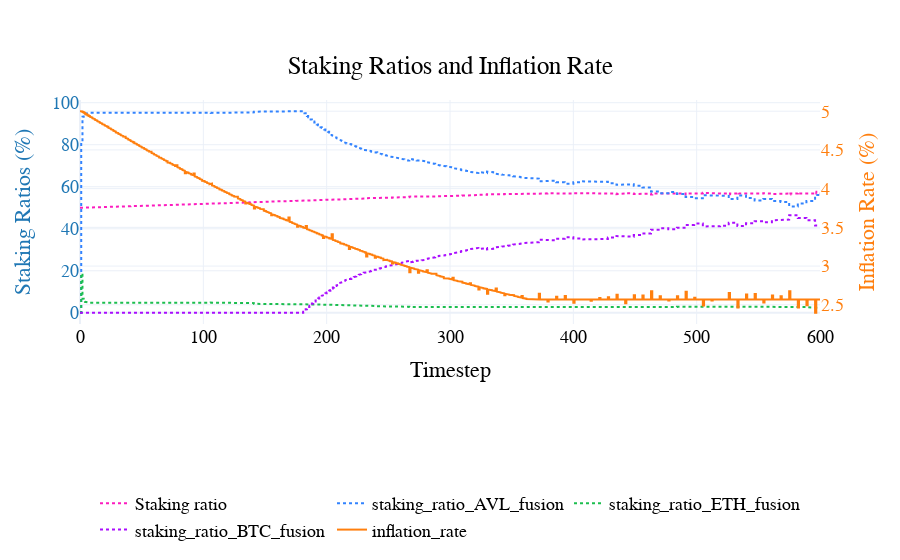

Source (notebook cell):
### Code cell
fig= visualizations.plot_staking_ratio_inflation_rate(
    df,
    assets=['AVL', 'ETH', 'BTC']
)
pio.show(fig)

### Figure 1 — Plotly figure (JSON) as saved in the notebook; plotly's stock layout.template omitted (floating-point values rounded to 4 significant figures; data arrays with more than 128 entries replaced by an {"elided": "..."} marker saying what was removed)
{"data": [{"line": {"color": "#FC1CBF", "dash": "dot"}, "name": "Staking ratio", "type": "scatter", "x": {"elided": "4201 int values"}, "y": {"elided": "4201 float values"}, "yaxis": "y"}, {"line": {"color": "#3283FE", "dash": "dot"}, "name": "staking_ratio_AVL_fusion", "type": "scatter", "x": {"elided": "4201 int values"}, "y": {"elided": "4201 float values"}, "yaxis": "y"}, {"line": {"color": "#1CBE4F", "dash": "dot"}, "name": "staking_ratio_ETH_fusion", "type": "scatter", "x": {"elided": "4201 int values"}, "y": {"elided": "4201 float values"}, "yaxis": "y"}, {"line": {"color": "#AA0DFE", "dash": "dot"}, "name": "staking_ratio_BTC_fusion", "type": "scatter", "x": {"elided": "4201 int values"}, "y": {"elided": "4201 float values"}, "yaxis": "y"}, {"line": {"color": "#ff7f0e", "dash": "solid"}, "name": "inflation_rate", "type": "scatter", "x": {"elided": "4201 int values"}, "y": {"elided": "4201 float values"}, "yaxis": "y2"}], "layout": {"font": {"color": "black", "family": "Arial", "size": 18}, "hovermode": "x unified", "legend": {"orientation": "h", "x": 0.5, "xanchor": "center", "y": -1, "yanchor": "bottom"}, "paper_bgcolor": "rgba(255, 255, 255, 1)", "plot_bgcolor": "rgba(255, 255, 255, 1)", "title": {"text": "Staking Ratios and Inflation Rate", "x": 0.5, "xanchor": "center", "y": 0.9, "yanchor": "top"}, "xaxis": {"title": {"text": "Timestep"}}, "yaxis": {"tickfont": {"color": "#1f77b4"}, "title": {"font": {"color": "#1f77b4"}, "text": "Staking Ratios (%)"}}, "yaxis2": {"overlaying": "y", "side": "right", "tickfont": {"color": "#ff7f0e"}, "title": {"font": {"color": "#ff7f0e"}, "text": "Inflation Rate (%)"}}}}
